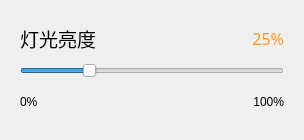
<?xml version="1.0" encoding="UTF-8"?>
<ui version="4.0">
 <class>ModuleEfLumi</class>
 <widget class="QFrame" name="ModuleEfLumi">
  <property name="geometry">
   <rect>
    <x>0</x>
    <y>0</y>
    <width>304</width>
    <height>140</height>
   </rect>
  </property>
  <property name="windowTitle">
   <string notr="true">Frame</string>
  </property>
  <property name="toolTip">
   <string notr="true"/>
  </property>
  <property name="statusTip">
   <string notr="true"/>
  </property>
  <layout class="QVBoxLayout" name="verticalLayout" stretch="0,1,0">
   <property name="leftMargin">
    <number>20</number>
   </property>
   <property name="topMargin">
    <number>20</number>
   </property>
   <property name="rightMargin">
    <number>20</number>
   </property>
   <property name="bottomMargin">
    <number>20</number>
   </property>
   <item>
    <layout class="QHBoxLayout" name="horizontalLayout">
     <item>
      <widget class="QLabel" name="labelTitle1">
       <property name="font">
        <font>
         <family>MiSans</family>
         <pointsize>14</pointsize>
         <bold>false</bold>
        </font>
       </property>
       <property name="text">
        <string>灯光亮度</string>
       </property>
      </widget>
     </item>
     <item>
      <spacer name="horizontalSpacer">
       <property name="orientation">
        <enum>Qt::Orientation::Horizontal</enum>
       </property>
       <property name="sizeHint" stdset="0">
        <size>
         <width>40</width>
         <height>20</height>
        </size>
       </property>
      </spacer>
     </item>
     <item>
      <widget class="QLabel" name="labelTitle2">
       <property name="font">
        <font>
         <family>MiSans</family>
         <pointsize>12</pointsize>
         <bold>false</bold>
        </font>
       </property>
       <property name="toolTip">
        <string notr="true"/>
       </property>
       <property name="styleSheet">
        <string notr="true">color: #FF9A1D;</string>
       </property>
       <property name="text">
        <string notr="true">25%</string>
       </property>
       <property name="alignment">
        <set>Qt::AlignmentFlag::AlignRight|Qt::AlignmentFlag::AlignTrailing|Qt::AlignmentFlag::AlignVCenter</set>
       </property>
      </widget>
     </item>
    </layout>
   </item>
   <item>
    <widget class="QSlider" name="horizontalSlider">
     <property name="maximum">
      <number>4</number>
     </property>
     <property name="singleStep">
      <number>1</number>
     </property>
     <property name="pageStep">
      <number>1</number>
     </property>
     <property name="value">
      <number>1</number>
     </property>
     <property name="orientation">
      <enum>Qt::Orientation::Horizontal</enum>
     </property>
    </widget>
   </item>
   <item>
    <layout class="QHBoxLayout" name="horizontalLayout_2">
     <item>
      <widget class="QLabel" name="labelTitleL1">
       <property name="toolTip">
        <string notr="true"/>
       </property>
       <property name="text">
        <string notr="true">0%</string>
       </property>
      </widget>
     </item>
     <item>
      <spacer name="horizontalSpacer_2">
       <property name="orientation">
        <enum>Qt::Orientation::Horizontal</enum>
       </property>
       <property name="sizeHint" stdset="0">
        <size>
         <width>40</width>
         <height>20</height>
        </size>
       </property>
      </spacer>
     </item>
     <item>
      <widget class="QLabel" name="labelTitleL2">
       <property name="toolTip">
        <string notr="true"/>
       </property>
       <property name="text">
        <string notr="true">100%</string>
       </property>
       <property name="alignment">
        <set>Qt::AlignmentFlag::AlignRight|Qt::AlignmentFlag::AlignTrailing|Qt::AlignmentFlag::AlignVCenter</set>
       </property>
      </widget>
     </item>
    </layout>
   </item>
  </layout>
 </widget>
 <resources/>
 <connections/>
</ui>
